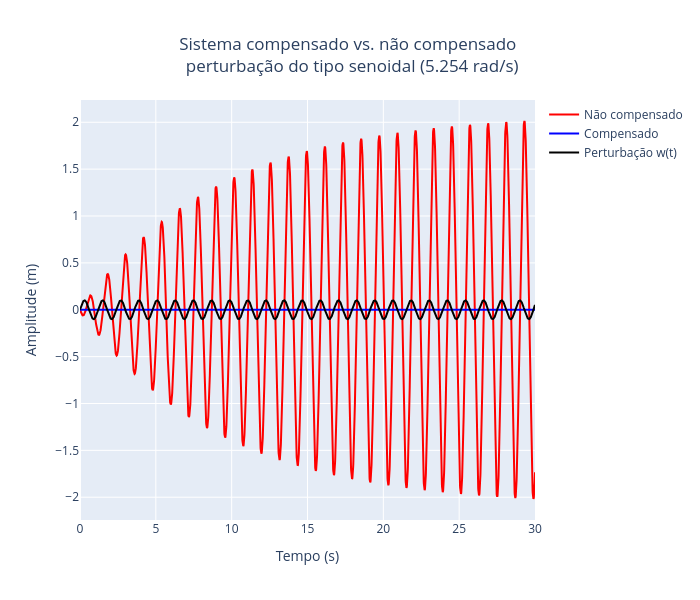

Notebook cell for this chart:
### Markdown cell above
Nesse caso, a perturbação é do tipo senoidal, com frequência de 5,254 rad/s selecionada deliberadamente em razão de ser a perturbação que produz o pior desempenho da suspensão não compensada. Como discutido anteriormente, a resposta da suspensão não compensada depende essencialmente de Gw(s), cujo diagrama de Bode foi apresentado e discutido na Atividade 2, em que foi identificado um pico de 26,43 dB nessa frequência, indicando uma amplificação por um fator de 10^(26,43/20) ≈ 20,965. Além disso, a amplitude da entrada é de 0,1 m (valor de pico a pico de 0,2 m).

### Code cell
# Perturbação: senoide de amplitude 0.1 e frequencia de 5.254 rad/s (pior caso da suspensao nao compensada)
df = pd.read_csv("senoide_pior_caso_nao_compensado.csv")
plot_resposta_sistema(df, Gw, Gu, C, titulo='Sistema compensado vs. não compensado <br> perturbação do tipo senoidal (5.254 rad/s)')

### Figure 1 — Plotly figure (JSON) as saved in the notebook; plotly's stock layout.template omitted (floating-point values rounded to 4 significant figures; data arrays with more than 128 entries replaced by an {"elided": "..."} marker saying what was removed)
{"data": [{"line": {"color": "red"}, "mode": "lines", "name": "Não compensado", "type": "scatter", "x": {"elided": "4000 float values"}, "y": {"elided": "4000 float values"}}, {"line": {"color": "blue"}, "mode": "lines", "name": "Compensado", "type": "scatter", "x": {"elided": "4000 float values"}, "y": {"elided": "4000 float values"}}, {"line": {"color": "black"}, "mode": "lines", "name": "Perturbação w(t)", "type": "scatter", "x": {"elided": "4000 float values"}, "y": {"elided": "4000 float values"}}], "layout": {"height": 600, "title": {"text": "Sistema compensado vs. não compensado <br> perturbação do tipo senoidal (5.254 rad/s)", "x": 0.5, "xanchor": "center"}, "width": 700, "xaxis": {"title": {"text": "Tempo (s)"}}, "yaxis": {"title": {"text": "Amplitude (m)"}}}}
